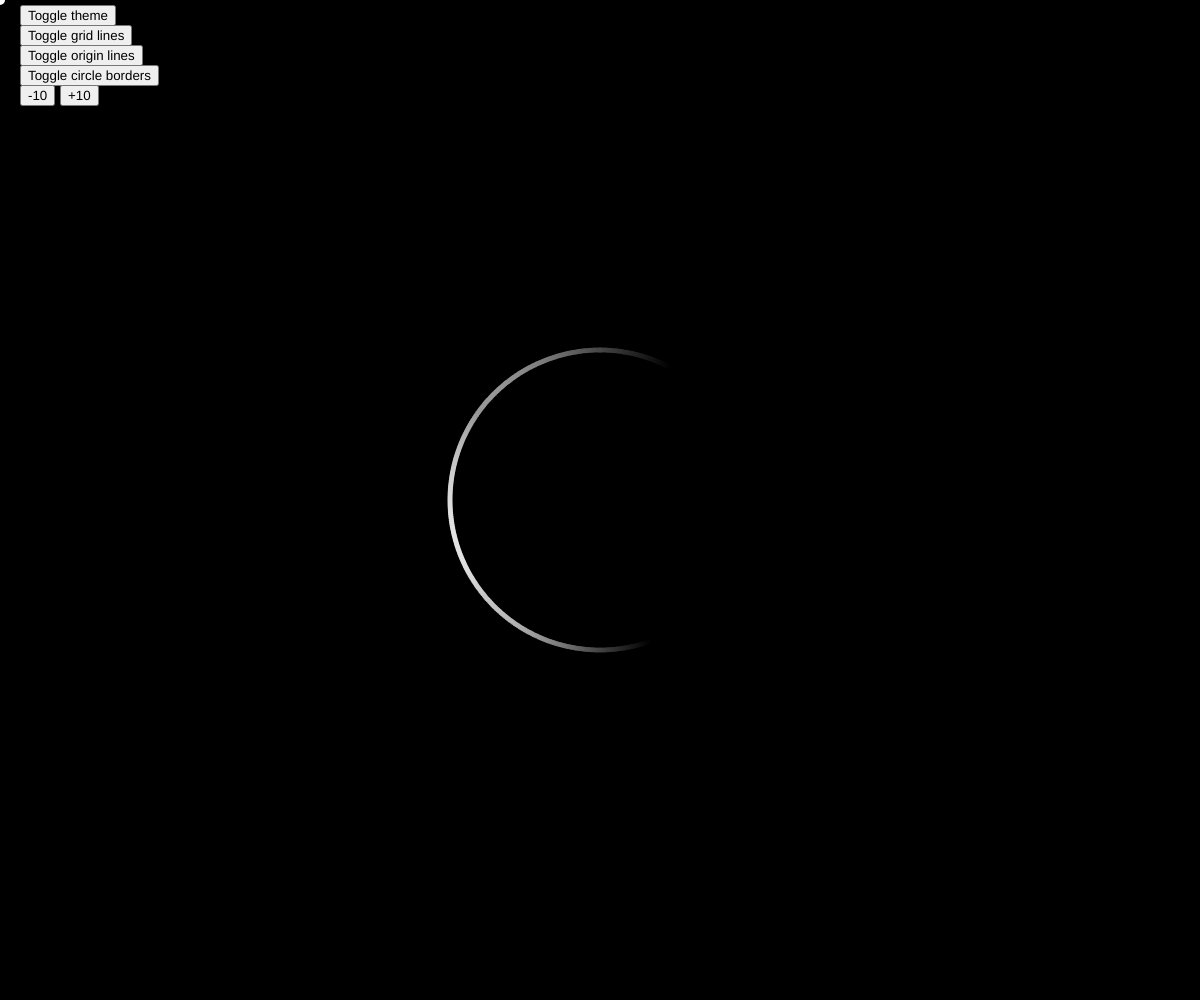
Frame 1 (no input)
Frame 60 (no input): identical to frame 1, image omitted
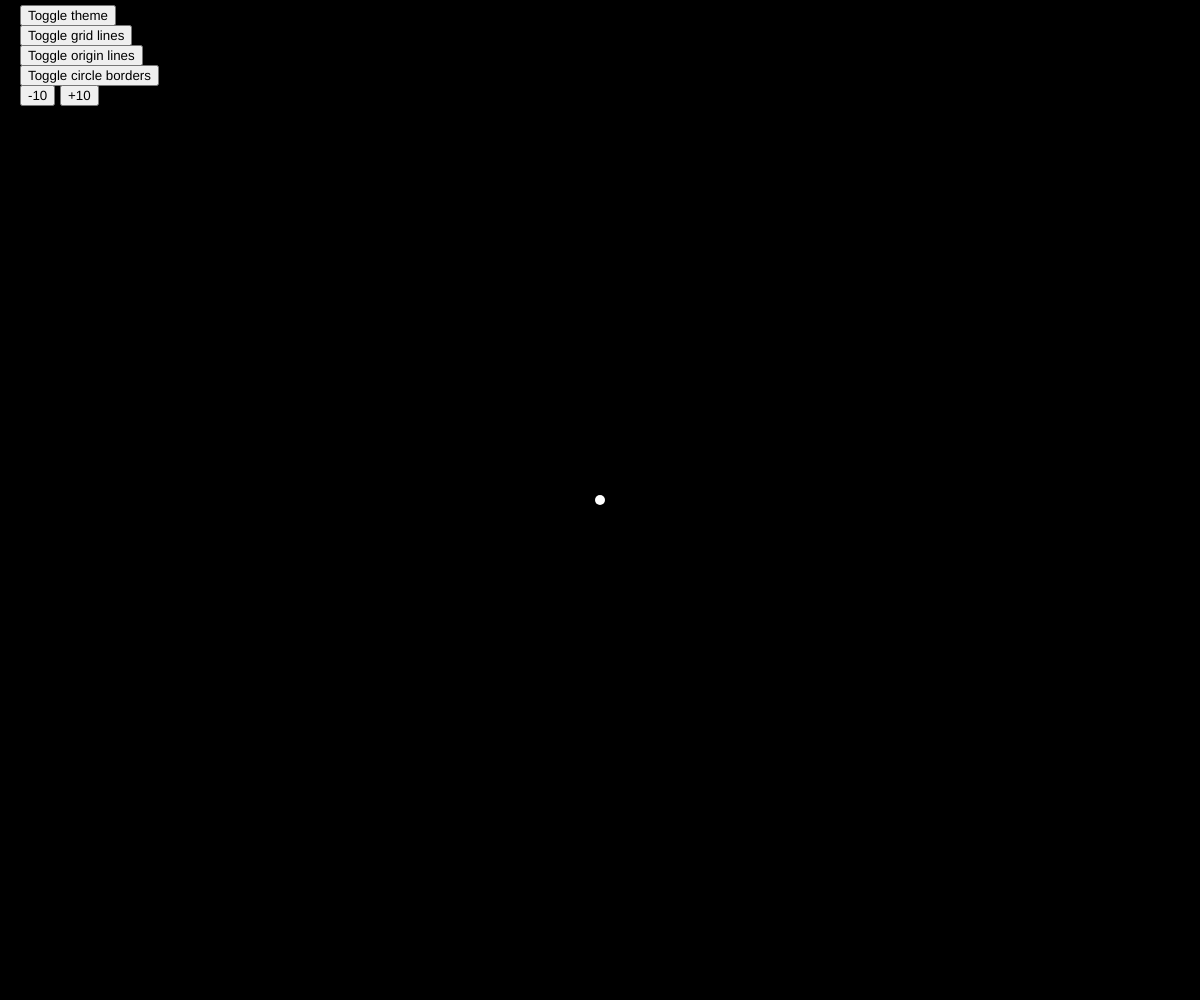
Frame 120 (the mouse pressed at the canvas centre since frame 60)

The p5.js sketch that drew these frames (run headless with seeded random() and noise() and a simulated clock; from frame 60 on, the mouse is pressed at the canvas centre):

// p5.js sketch
// ── sketch.js
let windowDiagonal;
let da;
let circle;
let origin;
let pol;
let points = [];
let radius = 150;
let angleSum = 360;
let numPoints = 475;

let bulletSize = 5;
let showBulletBorders = false;
let showLinesFromOrigin = false;
let showGrid = false;
let gridBlock = 50;

let primary = 0;
let accent = 255;

function toggleTheme(){
    if (primary === 0) {
        primary = 255;
        accent = 0;
    } else {
        primary = 0;
        accent = 255;
    }
}

function toggleGrid(){
    showGrid = !showGrid;
}

function toggleLinesFromOrigin(){
    showLinesFromOrigin = !showLinesFromOrigin;
}

function toggleBulletBorders(){
    showBulletBorders = !showBulletBorders;
}

function createCircle(){
    points = [];
    let rotate = - (angleSum / numPoints);
    let rotation = 90; // start at top

    for (let angle = angleSum; angle > 0; angle += rotate) {
        let x = circle.x + radius * cos(radians(angle + rotation));
        let y = circle.y + radius * sin(radians(angle + rotation));

        points.push([x, y, 360-angle]);
    }
}

function changePoints(n){
    numPoints += n;

    if (numPoints < 5) {
        numPoints = 5;
    } else if (numPoints > 675) {
        numPoints = 675;
    }
}

function setup() {
    createCanvas(windowWidth, windowHeight);
    windowDiagonal = sqrt(pow(windowWidth, 2)+pow(windowHeight, 2));

    {
        let btn = createButton('Toggle theme');
        btn.position(20, 5);
        btn.mousePressed(function(){
            toggleTheme();
        });
    }

    {
        let btn = createButton('Toggle grid lines');
        btn.position(20, 25);
        btn.mousePressed(function(){
            toggleGrid();
        });
    }

    {
        let btn = createButton('Toggle origin lines');
        btn.position(20, 45);
        btn.mousePressed(function(){
            toggleLinesFromOrigin();
        });
    }

    {
        let btn = createButton('Toggle circle borders');
        btn.position(20, 65);
        btn.mousePressed(function(){
            toggleBulletBorders();
        });
    }

    {
        let minus = createButton('-10');
        minus.position(20, 85);
        minus.mousePressed(function(){
            changePoints(-10);
            createCircle();
        });

        let plus = createButton('+10');
        plus.position(60, 85);
        plus.mousePressed(function(){
            changePoints(10);
            createCircle();
        });
    }


    origin = createVector(0, 0);
    pol = createVector(200, 200);

    circle = createVector(width/2, height/2);

    createCircle();

    //frameRate(10);
    //noLoop();
}

function draw() {
    background(primary);

    changeOriginFromMouse();

    if (showGrid) {
        textAlign(CENTER);
        textSize(8);
        strokeWeight(0.1);
        stroke(accent);
        fill(accent);

        text("0", coordX(4), coordY(8));
        text("0", coordX(8), coordY(4));

        for (i = gridBlock; i < width; i += gridBlock) {
            text(i, coordX(i), coordY(6));
            line(coordX(i), coordY(0), coordX(i), coordY(height));
        }
        for (i = gridBlock; i < height; i += gridBlock) {
            text(i, coordX(10), coordY(i - 3));
            line(coordX(0), coordY(i), coordX(width), coordY(i));
        }
    }

    noFill();
    strokeWeight(0.5);
    stroke(accent);

    if (showBulletBorders) {
        ellipse(coordX(circle.x), coordY(circle.y), radius * 2, radius * 2);
    }

    let newPoints = [];

    for (i = 0; i < points.length; i++) {
        let v = points[i];
        v = createVector(v[0], v[1]);

        if (showLinesFromOrigin){
            stroke(accent);
            strokeWeight(0.2);

            line(coordX(origin.x), coordY(origin.y), coordX(v.x), coordY(v.y), 0.5);
            line(coordX(pol.x), coordY(pol.y), coordX(v.x), coordY(v.y), 0.5);
        }

        let diffuseColor = createVector(1, 1, 1); // color = 1 = 100% * 255

        let sn = p5.Vector.sub(v, circle); // vektoren fra radius til punktet
        sn.normalize(); // som enhedsvektor

        /* MOUSE LIGHT POINT */
        dv = p5.Vector.sub(origin, v); // vektoren fra lyskilden til punktet
        ld = (dv.copy()).normalize(); // som enhedsvektor

        let diffuseFactorA = p5.Vector.dot(sn, ld); //Hvor meget skal farve skaleres ned?
        let a = diffuseColor.copy();

        f = map(dv.mag(), 0, windowDiagonal, 1, 0);
        a = a.mult(diffuseFactorA).mult(f);


        /* STATIC LIGHT POINT */
        dv = p5.Vector.sub(pol, v);
        ld = (dv.copy()).normalize();

        let diffuseFactorB = p5.Vector.dot(sn, ld);
        let b = diffuseColor.copy();

        f = map(dv.mag(), 0, windowDiagonal, 1, 0);
        b = b.mult(diffuseFactorB).mult(f);


        /* BOTH LIGHT SOURCES */
        let c = p5.Vector.add(b, a);
        f = map(c.mag(), 0, windowDiagonal, 1, 0);
        c.mult(f);

        let newPoint = {
            a: a,
            b: b,
            c: c,
            v: v
        };

        newPoints.push(newPoint);
    }

    for (i = 0; i < newPoints.length; i++) {
        let p = newPoints[i];

        if (p.a.x < 0 && p.a.y < 0 && p.a.z < 0) {
            fill(PercentToGreyscale(p.b.x), PercentToGreyscale(p.b.y), PercentToGreyscale(p.b.z));
        } else if (p.b.x < 0 && p.b.y < 0 && p.b.z < 0) {
            fill(PercentToGreyscale(p.a.x), PercentToGreyscale(p.a.y), PercentToGreyscale(p.a.z));
        } else {
            fill(PercentToGreyscale(p.c.x), PercentToGreyscale(p.c.y), PercentToGreyscale(p.c.z));
        }

        if (showBulletBorders){
            stroke(accent);
            strokeWeight(0.2);
        } else {
            noStroke();
        }

        ellipse(coordX(abs(p.v.x)), coordY(abs(p.v.y)), bulletSize, bulletSize);
    }
}

function mousePressed(){
    let coords = coordsInverse(mouseX, mouseY);
    pol.x = coords.x;
    pol.y = coords.y;
}

function changeOriginFromMouse(){
    let coords = coordsInverse(mouseX, mouseY);
    origin.x = coords.x;
    origin.y = coords.y;

    noStroke();
    fill(accent);
    ellipse(coordX(origin.x), coordY(origin.y), 10, 10);
}

function PercentToGreyscale(p){
    return map(p, 0, 1, 0, 255);
}

function coordsInverse(x, y){
    return {
        x: x,
        y: map(y, height, 0, 0, height)
    };
}

function coords(x, y){
    return {
        x: x,
        y: map(y, 0, height, height, 0)
    };
}

function coordX(x){
    return x;
}

function coordY(y){
    return map(y, 0, height, height, 0);
}
